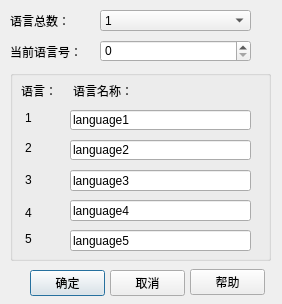
<?xml version="1.0" encoding="UTF-8"?>
<ui version="4.0">
 <class>NewLanguage</class>
 <widget class="QDialog" name="NewLanguage">
  <property name="geometry">
   <rect>
    <x>0</x>
    <y>0</y>
    <width>282</width>
    <height>304</height>
   </rect>
  </property>
  <property name="windowTitle">
   <string>Dialog</string>
  </property>
  <widget class="QComboBox" name="comboBox_X">
   <property name="geometry">
    <rect>
     <x>100</x>
     <y>10</y>
     <width>151</width>
     <height>21</height>
    </rect>
   </property>
   <property name="maxVisibleItems">
    <number>5</number>
   </property>
   <property name="minimumContentsLength">
    <number>0</number>
   </property>
   <item>
    <property name="text">
     <string>1</string>
    </property>
   </item>
   <item>
    <property name="text">
     <string>2</string>
    </property>
   </item>
   <item>
    <property name="text">
     <string>3</string>
    </property>
   </item>
   <item>
    <property name="text">
     <string>4</string>
    </property>
   </item>
   <item>
    <property name="text">
     <string>5</string>
    </property>
   </item>
  </widget>
  <widget class="QLabel" name="label">
   <property name="geometry">
    <rect>
     <x>10</x>
     <y>13</y>
     <width>87</width>
     <height>16</height>
    </rect>
   </property>
   <property name="text">
    <string>语言总数：</string>
   </property>
  </widget>
  <widget class="QPushButton" name="pushButton_ok">
   <property name="geometry">
    <rect>
     <x>30</x>
     <y>270</y>
     <width>75</width>
     <height>26</height>
    </rect>
   </property>
   <property name="text">
    <string>确定</string>
   </property>
  </widget>
  <widget class="QGroupBox" name="groupBox">
   <property name="geometry">
    <rect>
     <x>10</x>
     <y>70</y>
     <width>261</width>
     <height>191</height>
    </rect>
   </property>
   <property name="title">
    <string/>
   </property>
   <widget class="QLabel" name="label_2">
    <property name="geometry">
     <rect>
      <x>11</x>
      <y>10</y>
      <width>41</width>
      <height>21</height>
     </rect>
    </property>
    <property name="text">
     <string>语言：</string>
    </property>
   </widget>
   <widget class="QLabel" name="label_3">
    <property name="geometry">
     <rect>
      <x>63</x>
      <y>10</y>
      <width>171</width>
      <height>21</height>
     </rect>
    </property>
    <property name="text">
     <string>语言名称：</string>
    </property>
   </widget>
   <widget class="QLabel" name="label_lan1">
    <property name="geometry">
     <rect>
      <x>15</x>
      <y>40</y>
      <width>31</width>
      <height>16</height>
     </rect>
    </property>
    <property name="text">
     <string>1</string>
    </property>
   </widget>
   <widget class="QLabel" name="label_lan2">
    <property name="geometry">
     <rect>
      <x>15</x>
      <y>70</y>
      <width>31</width>
      <height>16</height>
     </rect>
    </property>
    <property name="text">
     <string>2</string>
    </property>
   </widget>
   <widget class="QLabel" name="label_lan3">
    <property name="geometry">
     <rect>
      <x>15</x>
      <y>102</y>
      <width>31</width>
      <height>16</height>
     </rect>
    </property>
    <property name="text">
     <string>3</string>
    </property>
   </widget>
   <widget class="QLabel" name="label_lan4">
    <property name="geometry">
     <rect>
      <x>15</x>
      <y>135</y>
      <width>31</width>
      <height>16</height>
     </rect>
    </property>
    <property name="text">
     <string>4</string>
    </property>
   </widget>
   <widget class="QLabel" name="label_lan5">
    <property name="geometry">
     <rect>
      <x>15</x>
      <y>161</y>
      <width>31</width>
      <height>16</height>
     </rect>
    </property>
    <property name="text">
     <string>5</string>
    </property>
   </widget>
   <widget class="QLineEdit" name="lineEdit_lan1">
    <property name="geometry">
     <rect>
      <x>60</x>
      <y>40</y>
      <width>181</width>
      <height>20</height>
     </rect>
    </property>
    <property name="text">
     <string>language1</string>
    </property>
   </widget>
   <widget class="QLineEdit" name="lineEdit_lan2">
    <property name="geometry">
     <rect>
      <x>60</x>
      <y>70</y>
      <width>181</width>
      <height>20</height>
     </rect>
    </property>
    <property name="text">
     <string>language2</string>
    </property>
   </widget>
   <widget class="QLineEdit" name="lineEdit_lan3">
    <property name="geometry">
     <rect>
      <x>60</x>
      <y>100</y>
      <width>181</width>
      <height>21</height>
     </rect>
    </property>
    <property name="text">
     <string>language3</string>
    </property>
   </widget>
   <widget class="QLineEdit" name="lineEdit_lan4">
    <property name="geometry">
     <rect>
      <x>60</x>
      <y>130</y>
      <width>181</width>
      <height>21</height>
     </rect>
    </property>
    <property name="text">
     <string>language4</string>
    </property>
   </widget>
   <widget class="QLineEdit" name="lineEdit_lan5">
    <property name="geometry">
     <rect>
      <x>60</x>
      <y>160</y>
      <width>181</width>
      <height>21</height>
     </rect>
    </property>
    <property name="text">
     <string>language5</string>
    </property>
   </widget>
  </widget>
  <widget class="QPushButton" name="HelpButton">
   <property name="geometry">
    <rect>
     <x>190</x>
     <y>269</y>
     <width>75</width>
     <height>26</height>
    </rect>
   </property>
   <property name="text">
    <string>帮助</string>
   </property>
  </widget>
  <widget class="QPushButton" name="pushButton_cancle">
   <property name="geometry">
    <rect>
     <x>110</x>
     <y>270</y>
     <width>75</width>
     <height>26</height>
    </rect>
   </property>
   <property name="text">
    <string>取消</string>
   </property>
  </widget>
  <widget class="QLabel" name="label_4">
   <property name="geometry">
    <rect>
     <x>10</x>
     <y>44</y>
     <width>86</width>
     <height>16</height>
    </rect>
   </property>
   <property name="text">
    <string>当前语言号：</string>
   </property>
  </widget>
  <widget class="QSpinBox" name="spinBox">
   <property name="geometry">
    <rect>
     <x>100</x>
     <y>40</y>
     <width>151</width>
     <height>22</height>
    </rect>
   </property>
   <property name="minimum">
    <number>0</number>
   </property>
   <property name="maximum">
    <number>4</number>
   </property>
   <property name="value">
    <number>0</number>
   </property>
  </widget>
 </widget>
 <resources/>
 <connections/>
</ui>
